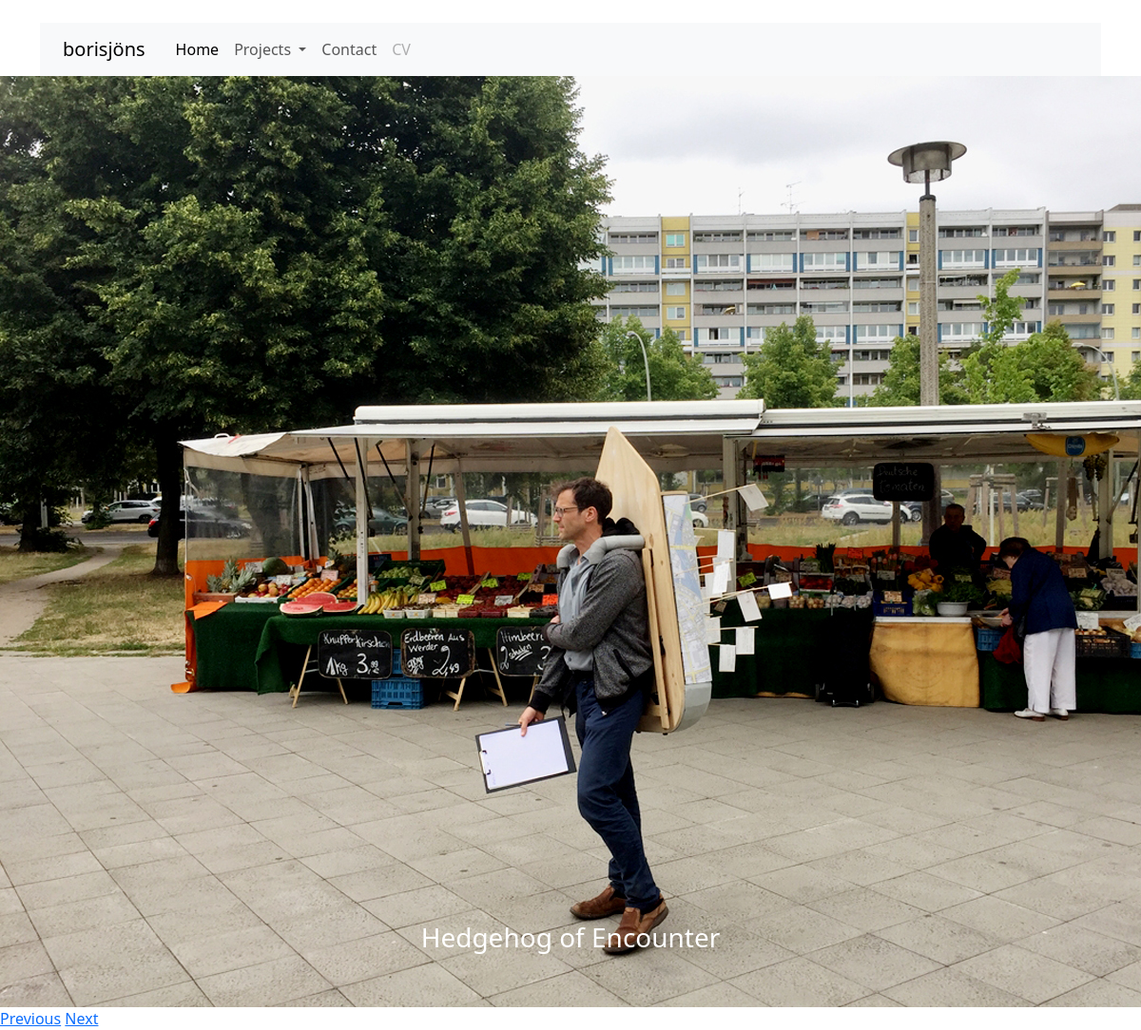
Page /projects02/3/ on the committed database.
### projects02/models.py (models this page shows, shortened)
class ProjectImage(models.Model):
    project = models.ForeignKey(Project, default=None, on_delete=models.CASCADE)
    image = models.FileField(upload_to='pics/')
    credit = models.CharField(max_length=200, blank=True)

class Project(models.Model):
    FEATURED = (
        ('Y', 'YES'),
        ('N', 'NO')
    )
    title = models.CharField(max_length=250, blank=True)
    titel= models.CharField(max_length=250, blank=True)
    short_description = models.CharField(max_length=250, blank=True)
    kurzbeschreibung = models.CharField(max_length=250, blank=True)
    description = RichTextField(blank=True, null=True)
    beschreibung = RichTextField(blank=True, null=True)
    image = models.FileField(blank=True)
    embed = models.URLField(max_length= 250, blank=True)
    featured = models.CharField(max_length=10, blank=True, choices=FEATURED)

### projects02/views.py (the view)
# urls.py: path('<int:id>/', views.detail_carousel, name='carousel')
def detail_carousel(request, id):
    projects = Project.objects.all()
    project = get_object_or_404(Project, id=id)
    photos = ProjectImage.objects.filter(project=project)
    embeds = ProjectEmbed.objects.filter(project=project)
    return render(request, 'detail_carousel.html', {
        'projects': projects,
        'project': project,
        'photos': photos,
        'embeds': embeds
    })

### projects02/templates/detail_carousel.html (shortened to what this page needs)
<!DOCTYPE html>
<html lang="en">
<head>
  {% extends 'base.html' %}
{% block page_content %}
{% load embed_video_tags %}
{% load static %}
<div class="carousel slide" id="demo-carousel" data-ride="carousel">
  <div class="carousel-inner" role="listbox">
    {% for photo in photos %}
      {% if forloop.first %}
        <div class="carousel-item active">
      {% else %}
        <div class="carousel-item">
      {% endif %}
        {% if photo.image %}
          <img class="img-responsive center-block" src='{{ photo.image.url }}' alt="Image">
        {% endif %}
          <div class="carousel-caption">
            <h3>{{ photo.project.title }}</h3>
          </div>
        </div>
    {%endfor%}
</div>
    <a class="left carousel-control" href="#demo-carousel" role="button" data-slide="prev">
        <span class="sr-only">Previous</span></a>
      <a class="right carousel-control" href="#demo-carousel" role="button" data-slide="next">
          <span class="sr-only">Next</span></a>
</div>
{% endblock %}

### rows in the picture
ProjectImage: image (picture), project "Hedgehog of Encounter"
